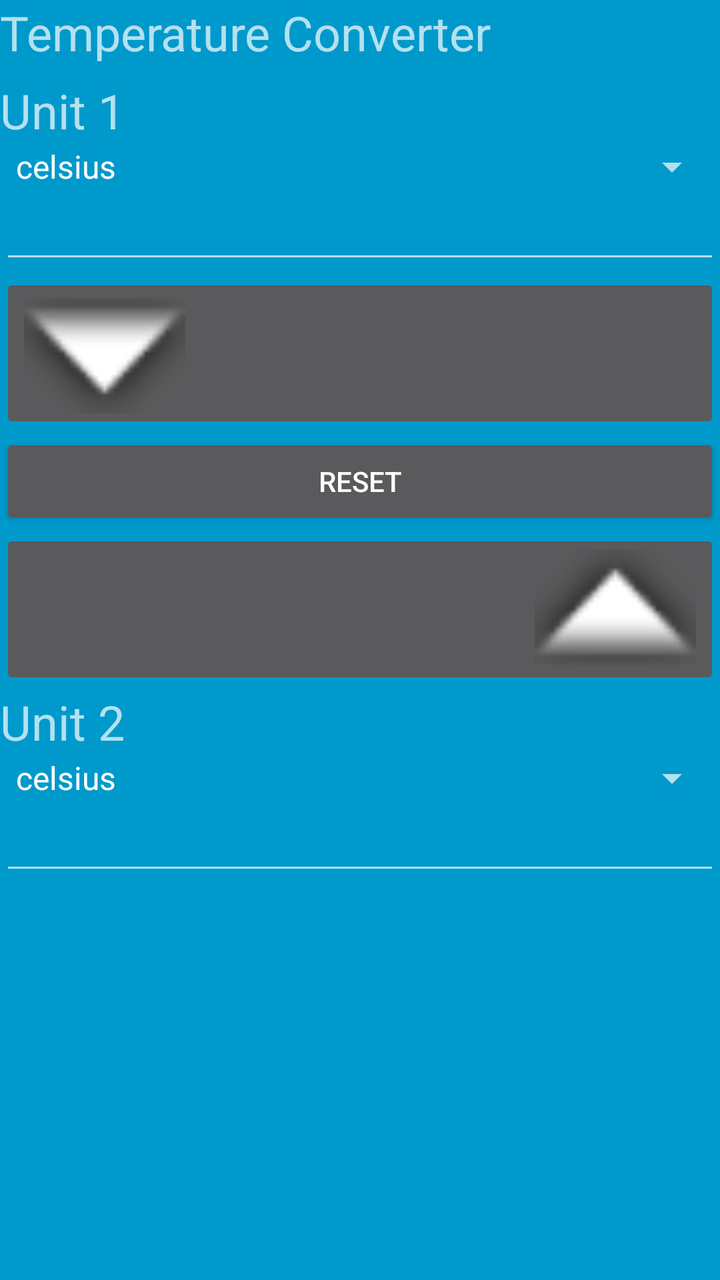
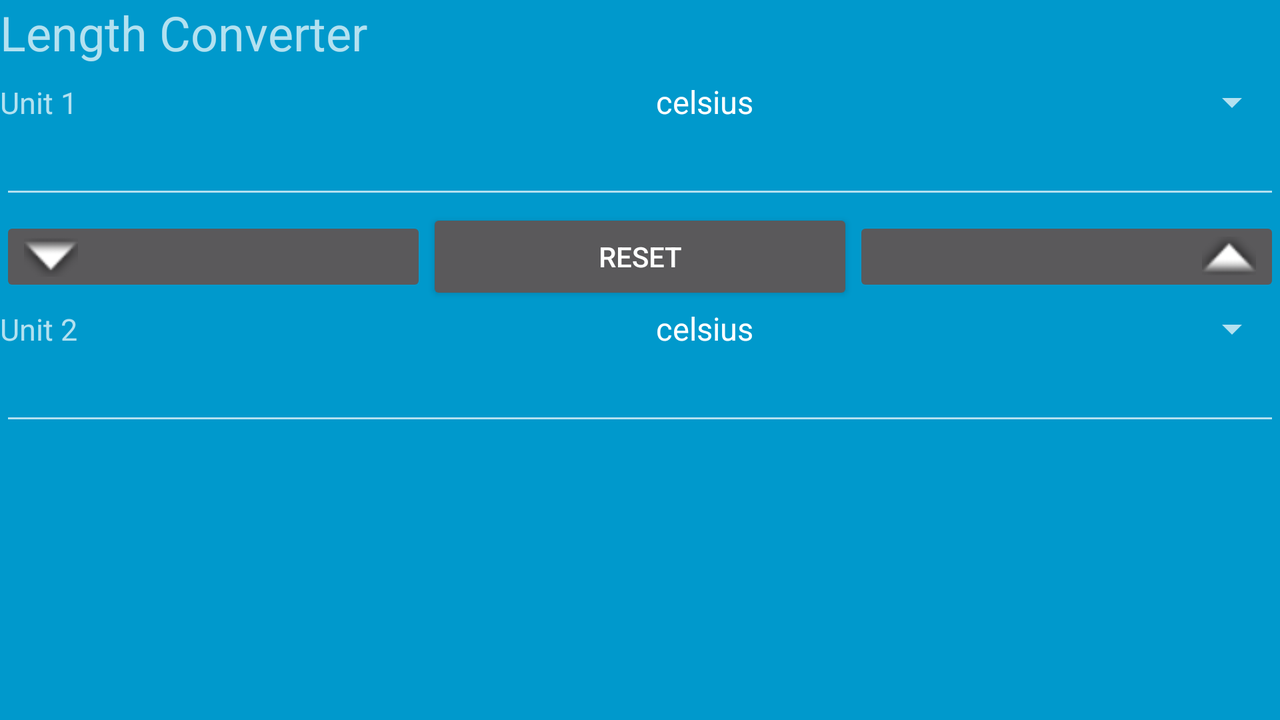

An Android layout and its configuration variant, each rendered on a device that would load it. The default file and the variant file are quoted in full after the pictures.
<!-- AndroidManifest.xml: activity theme AppTheme -->
<!-- res/layout/activity_temp.xml -->
<FrameLayout xmlns:android="http://schemas.android.com/apk/res/android"
    xmlns:tools="http://schemas.android.com/tools"
    android:layout_width="match_parent"
    android:layout_height="match_parent"
    android:background="#0099cc"
    tools:context="ca.on.conestogac.assignment1.tempActivity">

    <FrameLayout
        android:layout_width="match_parent"
        android:layout_height="match_parent"
        android:fitsSystemWindows="true">

        <TableLayout xmlns:android="http://schemas.android.com/apk/res/android"
            android:layout_width="match_parent"
            android:layout_height="match_parent"
            xmlns:tools="http://schemas.android.com/tools"
            xmlns:app="http://schemas.android.com/apk/res-auto"
            tools:context="ca.on.conestogac.assignment1.lengthActivity">

            <TextView
                android:id="@+id/titleLable"
                android:layout_width="210dp"
                android:layout_height="39dp"
                android:text="Temperature Converter"
                android:textSize="24sp" />

            <TextView
                android:id="@+id/unit1Label"
                android:layout_width="wrap_content"
                android:layout_height="wrap_content"
                android:text="Unit 1"
                android:textSize="24sp" />

            <Spinner
                android:id="@+id/unit1Spinner"
                android:layout_width="368dp"
                android:layout_height="wrap_content"
                android:entries="@array/tempUnits"/>

            <EditText
                android:id="@+id/length1EditText"
                android:layout_width="wrap_content"
                android:layout_height="wrap_content"
                android:inputType="numberDecimal" />

            <ImageButton
                android:id="@+id/tDAButton"
                style="@android:style/Widget.DeviceDefault.ImageButton"
                android:layout_height="80dp"
                android:onClick="onClick"
                android:scaleType="fitStart"
                app:srcCompat="@android:drawable/arrow_down_float" />

            <Button
                android:id="@+id/rSButton"
                android:layout_width="40dip"
                android:layout_height="wrap_content"
                android:text="RESET"
                android:onClick="onClick"/>

            <ImageButton
                android:id="@+id/bUAButton"
                style="@android:style/Widget.DeviceDefault.ImageButton"
                android:layout_height="80dp"
                android:onClick="onClick"
                android:scaleType="fitEnd"
                app:srcCompat="@android:drawable/arrow_up_float" />

            <TextView
                android:id="@+id/unit2Label"
                android:layout_width="wrap_content"
                android:layout_height="wrap_content"
                android:text="Unit 2"
                android:textSize="24sp" />

            <Spinner
                android:id="@+id/unit2Spinner"
                android:layout_width="368dp"
                android:layout_height="wrap_content"
                android:entries="@array/tempUnits"/>

            <EditText
                android:id="@+id/length2EditText"
                android:layout_width="wrap_content"
                android:layout_height="wrap_content"
                android:ems="10"
                android:inputType="numberDecimal"
                />

            <TextView
                android:id="@+id/msgTextView"
                android:gravity="bottom"
                android:layout_width="wrap_content"
                android:layout_height="33dp"
                android:textSize="24sp" />

        </TableLayout>

        <LinearLayout
            android:id="@+id/fullscreen_content_controls"
            style="?metaButtonBarStyle"
            android:layout_width="match_parent"
            android:layout_height="wrap_content"
            android:layout_gravity="bottom|center_horizontal"
            android:background="@color/black_overlay"
            android:orientation="horizontal"
            tools:ignore="UselessParent">

        </LinearLayout>
    </FrameLayout>

</FrameLayout>
<!-- resources referenced by this layout -->
<resources>
  <string-array name="tempUnits">
          <item>celsius</item>
          <item>fahrenheit</item>
      </string-array>
  <style name="AppTheme" parent="Theme.AppCompat.NoActionBar">
          
          <item name="colorPrimary">@color/colorPrimary</item>
          <item name="colorPrimaryDark">@color/colorPrimaryDark</item>
          <item name="colorAccent">@color/colorAccent</item>
      </style>
</resources>
<!-- res/layout-land/activity_temp.xml (the author's variant of the layout above) -->
<!-- drawn on the phone turned sideways -->
<FrameLayout xmlns:android="http://schemas.android.com/apk/res/android"
    xmlns:tools="http://schemas.android.com/tools"
    android:layout_width="match_parent"
    android:layout_height="match_parent"
    android:background="#0099cc"
    tools:context="ca.on.conestogac.assignment1.tempActivity">

    

    
    <FrameLayout
        android:layout_width="match_parent"
        android:layout_height="match_parent"
        android:fitsSystemWindows="true">

        <TableLayout xmlns:android="http://schemas.android.com/apk/res/android"
            android:layout_width="match_parent"
            android:layout_height="match_parent"
            xmlns:tools="http://schemas.android.com/tools"
            xmlns:app="http://schemas.android.com/apk/res-auto"
            tools:context="ca.on.conestogac.assignment1.tempActivity">

            <TextView
                android:id="@+id/titleLable"
                android:layout_width="210dp"
                android:layout_height="39dp"
                android:text="Length Converter"
                android:textSize="24sp" />

            <TableRow>
                <TextView
                    android:id="@+id/unit1Label"
                    android:layout_width="0dp"
                    android:layout_height="wrap_content"
                    android:layout_weight="1"
                    android:text="Unit 1          "
                    android:textSize="15sp" />

                <Spinner
                    android:id="@+id/unit1Spinner"
                    android:layout_width="0dp"
                    android:layout_height="wrap_content"
                    android:layout_weight="1"
                    android:entries="@array/tempUnits"/>
            </TableRow>

            <EditText
                android:id="@+id/length1EditText"
                android:layout_width="wrap_content"
                android:layout_height="wrap_content"
                android:inputType="numberDecimal" />

            <TableRow
                android:gravity="center">
                <ImageButton
                    android:id="@+id/tDAButton"
                    style="@android:style/Widget.DeviceDefault.ImageButton"
                    android:layout_width="0dp"
                    android:layout_height="40dp"
                    android:layout_weight="1"
                    android:onClick="onClick"
                    android:scaleType="fitStart"
                    app:srcCompat="@android:drawable/arrow_down_float" />

                <Button
                    android:id="@+id/rSButton"
                    android:layout_width="0dp"
                    android:layout_height="wrap_content"
                    android:layout_weight="1"
                    android:text="RESET"
                    android:onClick="onClick"/>

                <ImageButton
                    android:id="@+id/bUAButton"
                    style="@android:style/Widget.DeviceDefault.ImageButton"
                    android:layout_width="0dp"
                    android:layout_height="40dp"
                    android:layout_weight="1"
                    android:onClick="onClick"
                    android:scaleType="fitEnd"
                    app:srcCompat="@android:drawable/arrow_up_float" />
            </TableRow>

            <TableRow>
                <TextView
                    android:id="@+id/unit2Label"
                    android:layout_width="0dp"
                    android:layout_height="wrap_content"
                    android:layout_weight="1"
                    android:text="Unit 2          "
                    android:textSize="15sp" />

                <Spinner
                    android:id="@+id/unit2Spinner"
                    android:layout_width="0dp"
                    android:layout_height="wrap_content"
                    android:layout_weight="1"
                    android:entries="@array/tempUnits"/>
            </TableRow>

            <EditText
                android:id="@+id/length2EditText"
                android:layout_width="wrap_content"
                android:layout_height="wrap_content"
                android:ems="10"
                android:inputType="numberDecimal"/>


            <TableRow android:layout_gravity="bottom">
                <TextView
                    android:id="@+id/msgTextView"
                    android:gravity="bottom"
                    android:layout_width="wrap_content"
                    android:layout_height="33dp"
                    android:textSize="24sp" />
            </TableRow>

        </TableLayout>

        <LinearLayout
            android:id="@+id/fullscreen_content_controls"
            style="?metaButtonBarStyle"
            android:layout_width="match_parent"
            android:layout_height="wrap_content"
            android:layout_gravity="bottom|center_horizontal"
            android:background="@color/black_overlay"
            android:orientation="horizontal"
            tools:ignore="UselessParent">

        </LinearLayout>
    </FrameLayout>

</FrameLayout>
